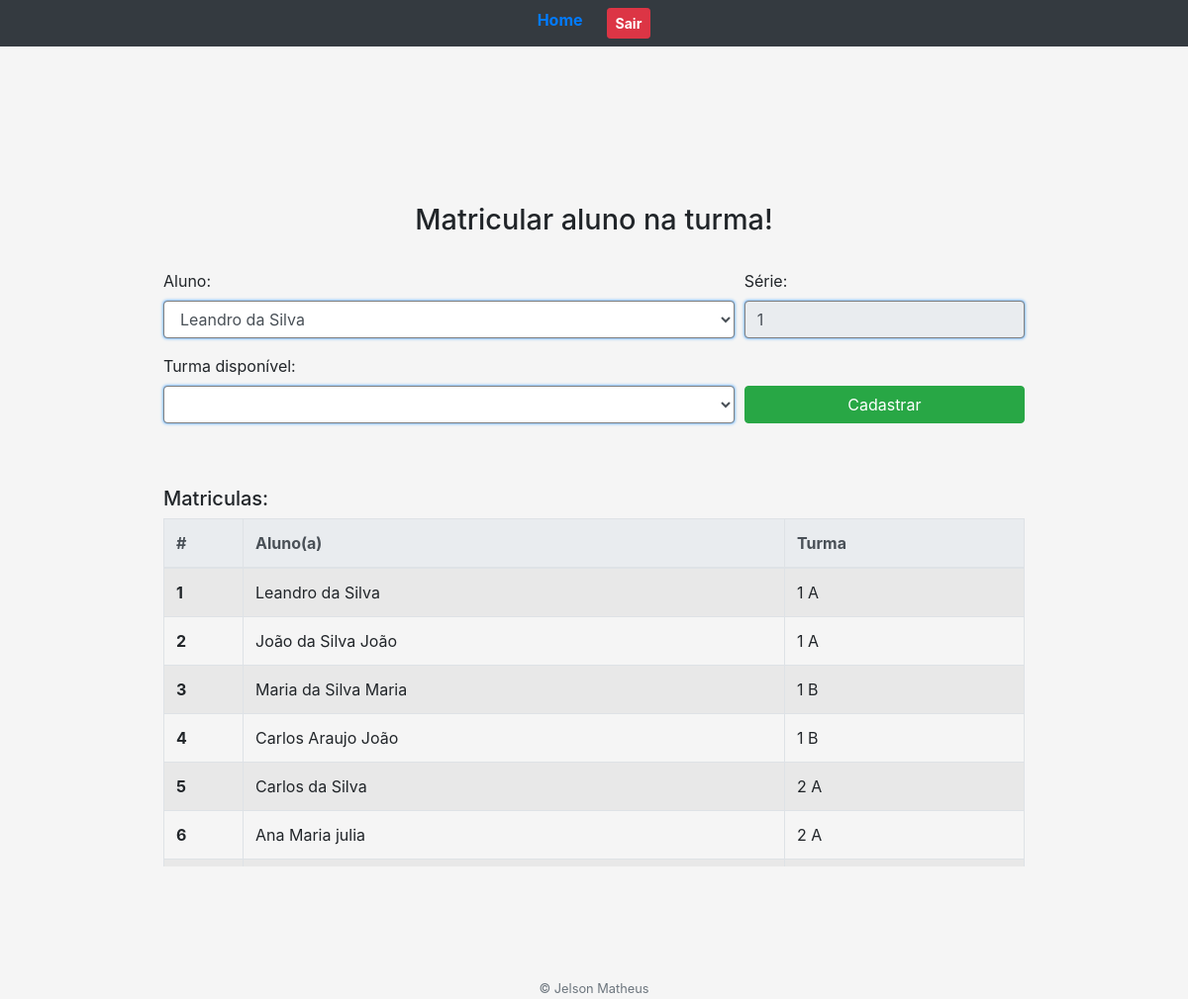
Page /matricula-aluno/ (signed in) on the committed database.
### core/models.py (models this page shows, shortened)
class Matricula(models.Model):
    aluno = models.ForeignKey(Aluno, on_delete=models.CASCADE)
    turma = models.ForeignKey(Turma, on_delete=models.CASCADE)

class Aluno(models.Model):
    nome = models.CharField(max_length=30, unique=True)
    serie = models.ForeignKey(Serie, on_delete=models.CASCADE)
    def __str__(self):
        return self.nome;

class Turma(models.Model):
    nome = models.CharField(max_length=30, unique=True)
    series = models.ManyToManyField(Serie)
    escola = models.ForeignKey(Escola, on_delete=models.CASCADE)
    def __str__(self):
        return self.nome

### core/views.py (the view)
# urls.py: path('matricula-aluno/', views.matricula_aluno),
@login_required(login_url='/login')
def matricula_aluno(request):
    context = {
        'alunos': Aluno.objects.all(),
        'turmas': Turma.objects.all(),
        'matriculas': Matricula.objects.all(),
    }
    return render(request, 'telas/matricula-aluno.html', context)

### core/templates/telas/matricula-aluno.html (shortened to what this page needs)
{% load static %}
<!DOCTYPE html>
<html>
<head>
    <link rel="stylesheet" href="https://cdn.jsdelivr.net/npm/bootstrap@4.6.0/dist/css/bootstrap.min.css">
    <link rel="stylesheet" href="{% static 'css/form.css' %}"/>
</head>
<body>
    <header>
        {% include "header.html" %}
    </header>
    <main>
    <div class="container mt-5">
        <form class="form-cadastro" action="submit" method="POST"> {% csrf_token %}
            <h1 class="text-center">Matricular aluno na turma!</h1>
            <div class="form-row">
                <div class="form-group col-8">
                    <label for="selectAluno">Aluno:</label>
                    <select class="form-control" id="selectAluno" name="aluno" onchange="filtrarTurmas()">
                        {% for aluno in alunos %}
                            <option value="{{ aluno.id }}" data-serie = {{aluno.serie.id}} >
                                {{ aluno }}
                            </option>
                        {% endfor %}
                    </select>
                </div>
                <div class="form-group col-4">
                    <label for="inputSerie">Série:</label>
                    <input type="text" id="inputSerie" class="form-control" readonly>
                </div>
                <div class="form-group col-8">
                    <label for="selectTurma">Turma disponível:</label>
                    <select class="form-control" id="selectTurma" name="turma"></select>
                </div>
                <div class="form-group col-4 d-flex">
                    <button type="submit" class="mt-auto btn btn-success">Cadastrar</button>
                </div>
            </div>
        </form>
        <h5>Matriculas:</h5>
        <div class="box-tabela table-responsive">
            <table class="table table-striped table-bordered">
                <thead class="thead-light">
                    <tr>
                       <th scope="col" style="width:5rem">#</th>
                       <th scope="col">Aluno(a)</th>
                       <th scope="col">Turma</th>
                    </tr>
                </thead>
                <tbody>
                    {%for matricula in matriculas %}
                    <tr>
                        <th scope="row" class="countLinha"></th>
                        <td>{{ matricula.aluno }}</td>
                        <td>{{ matricula.turma }}</td>
                    </tr>
                    {% endfor %}
                </tbody>
            </table>
        </div>
    </div>
    </main>
    <footer class="text-center">
        <span class="text-muted small"> &copy; Jelson Matheus</span>
    </footer>
</body>
</html>

### core/static/css/form.css (style rules this page uses)
html, body { height: 100%; }
body { display: flex; flex-direction: column; background: #f5f5f5; }
main { display: flex; flex-grow: 1; flex-direction: column; align-items: center; justify-content: center; width: 100%; max-width: 45rem; margin: auto; }
.form-cadastro { width: 100%; margin: auto; margin-top: 2rem; margin-bottom: 3rem; }
.form-cadastro > h1 { margin-bottom: 2rem; font-size: 1.8em; }
.form-cadastro .form-control { border: 1px solid gray; box-shadow: 0 0 0.2em #1e90ff; }
.form-cadastro .btn { width: 100%; }
.box-tabela { max-height: 16rem; width: 100%; margin-bottom: 2rem; overflow: auto; }
.box-tabela > table { counter-reset: tableCount; }
.countLinha:before { content: counter(tableCount); counter-increment: tableCount; }
@media (min-width: 768px) { main { max-width: 75%; } }
@media (min-width: 768px) { .box-tabela { max-height: 22rem; } }

### rows in the picture
Matricula: aluno "Leandro da Silva", turma "1 A"
Matricula: aluno "João da Silva João", turma "1 A"
Matricula: aluno "Maria da Silva Maria", turma "1 B"
Matricula: aluno "Carlos Araujo João", turma "1 B"
Matricula: aluno "Carlos da Silva", turma "2 A"
Matricula: aluno "Ana Maria julia", turma "2 A"

### other values in the picture
form field aluno "Leandro da Silva"
